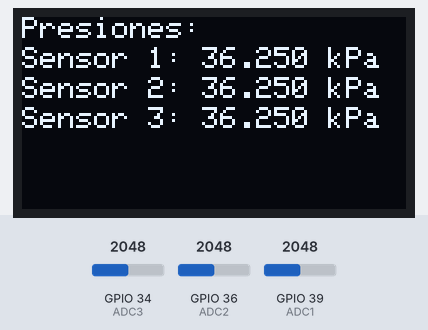
Recording of a sketch running on a simulated ESP32. Shown: 128×64 one-colour display. Inputs (shaded band) come from the test bench; at power-on: GPIO 34 (ADC3) = 2048, GPIO 36 (ADC2) = 2048, GPIO 39 (ADC1) = 2048 (analog values on the 0–4095 scale). What the sketch prints to the serial monitor is not drawn.

Above: at 1.2 s.
1.3 s: GPIO 34 (ADC3) set to 2094
At 3.3 s:
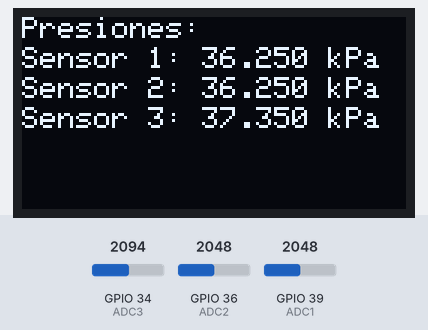
3.7 s: GPIO 36 (ADC2) set to 2866
At 4.8 s:
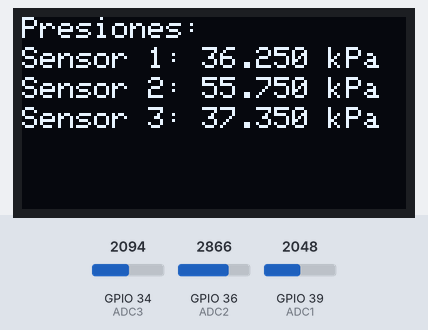
5.8 s: GPIO 39 (ADC1) set to 2866
At 7.5 s:
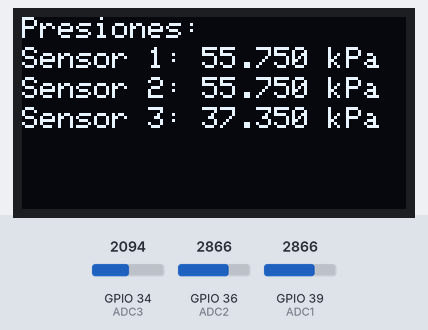
7.8 s: GPIO 34 (ADC3) set to 2047
At 9.1 s:
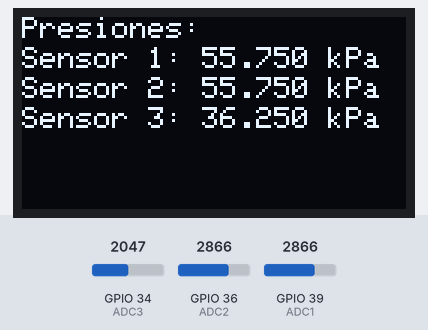
9.9 s: GPIO 36 (ADC2) set to 3603
At 11.7 s:
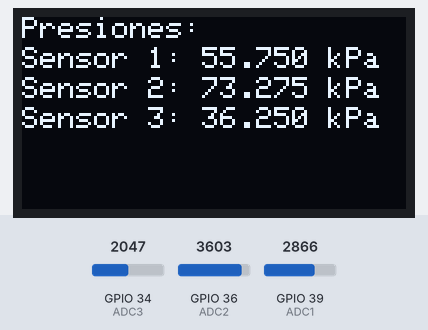
12.0 s: GPIO 39 (ADC1) set to 3603
At 13.3 s:
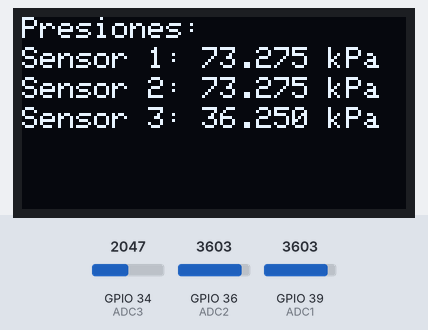
Timing chart, 0 to 15.0 s (numbered marks = the images above; inputs shaded):
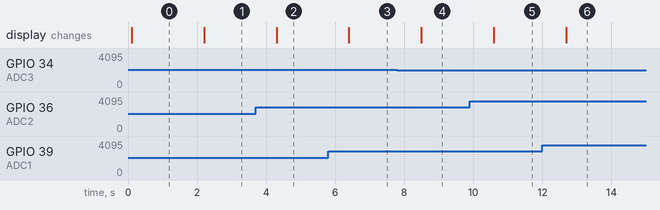

The sketch:

SensorPresion_ESP32_DisplayOLED.ino
```cpp
// Código realizado para utilizar sensores de presión XGZP6847A
// con el microcontrolador ESP32 y un display OLED

#include <SPI.h>
#include <Adafruit_GFX.h>
#include <Adafruit_SSD1306.h>
// #include "LUT.h" ; Incluir sólo si se requiere mayor precisión en las mediciones

// Definir pines SPI para el OLED
#define OLED_MOSI 23  // Pin SDA
#define OLED_CLK 18   // Pin SCLk
#define OLED_DC 19    // Pin DC
#define OLED_CS 5     // Pin CS
#define OLED_RESET 4  // Pin RST

// Crear objeto de pantalla OLED
Adafruit_SSD1306 display(128, 64, &SPI, OLED_DC, OLED_RESET, OLED_CS);

#define ADC1 39
#define ADC2 36
#define ADC3 34

float valorVolts1 = 0.0;
float presion1 = 0.0;

float valorVolts2 = 0.0;
float presion2 = 0.0;

float valorVolts3 = 0.0;
float presion3 = 0.0;

float num_muestras = 50.0; // Número de muestras a promediar para que el sistema sea más estable

float redondeadoA3(float value) {
    return round(value * 1000) / 1000.0;
}

void setup() {
  // Inicializar puerto serial y ajustar canales ADC
  Serial.begin(115200);
  analogReadResolution(12);
  analogSetAttenuation(ADC_11db);

  // Inicializar pantalla OLED
  if (!display.begin(SSD1306_SWITCHCAPVCC)) {
    Serial.println(F("No se pudo inicializar el OLED"));
    for (;;);
  }
  display.clearDisplay();
  display.display();
}

void loop() {
  // Obtener valores para promediar
  float promedio1 = 0.0;
  float valorVolts1_redondeo = 0.0;

  float promedio2 = 0.0;
  float valorVolts2_redondeo = 0.0;

  float promedio3 = 0.0;
  float valorVolts3_redondeo = 0.0;

  for (int ii = 0; ii < num_muestras; ii++) {
    promedio1 += (analogRead(ADC1));
    promedio2 += (analogRead(ADC2));
    promedio3 += (analogRead(ADC3));

    /*
    En caso de utilizar el archivo LUT.h de calibración se modifica esta sección a:

    int rawReading = analogRead(ADC1);
    int calibratedReading = (int)ADC_LUT[rawReading];
    promedio1 += calibratedReading;
    int rawReading2 = analogRead(ADC2);
    int calibratedReading2 = (int)ADC_LUT[rawReading2];
    promedio2 += calibratedReading2;
    int rawReading3 = analogRead(ADC3);
    int calibratedReading3 = (int)ADC_LUT[rawReading3];
    promedio3 += calibratedReading3;
    delay(50);
    */
  }

  promedio1 /= num_muestras;
  promedio2 /= num_muestras;
  promedio3 /= num_muestras;

  promedio1 = promedio1 > 4095 ? 4095 : promedio1;
  promedio2 = promedio2 > 4095 ? 4095 : promedio2;
  promedio3 = promedio3 > 4095 ? 4095 : promedio3;

  // Convertir a valores de presión
  valorVolts1 = 3.9 * promedio1 / (pow(2.0, 12.0) - 1.0); // Esta ecuación
  // depende de la resolución de los ADC y de la precisión de medición de cada ESP32.
  valorVolts1_redondeo = redondeadoA3(valorVolts1);
  presion1 = (valorVolts1_redondeo - 0.5) / 0.04; // Esta ecuación depende del rango de
  // medición de cada sensor de presión, lea el README para más información.

  valorVolts2 = 3.9 * promedio2 / (pow(2.0, 12.0) - 1.0);
  valorVolts2_redondeo = redondeadoA3(valorVolts2);
  presion2 = (valorVolts2_redondeo - 0.5) / 0.04;

  valorVolts3 = 3.9 * promedio3 / (pow(2.0, 12.0) - 1.0);
  valorVolts3_redondeo = redondeadoA3(valorVolts3);
  presion3 = (valorVolts3_redondeo - 0.5) / 0.04;

  // Imprimir valores en el monitor serial
  Serial.print("Sensor 1 = ");
  Serial.print(promedio1);
  Serial.print(" Dec , ");
  Serial.print(valorVolts1_redondeo, 3);
  Serial.print(" V , ");
  Serial.print(presion1, 3);
  Serial.println(" kPa");

  Serial.print("Sensor 2 = ");
  Serial.print(promedio2);
  Serial.print(" Dec , ");
  Serial.print(valorVolts2_redondeo, 3);
  Serial.print(" V , ");
  Serial.print(presion2, 3);
  Serial.println(" kPa");

  Serial.print("Sensor 3 = ");
  Serial.print(promedio3);
  Serial.print(" Dec , ");
  Serial.print(valorVolts3_redondeo, 3);
  Serial.print(" V , ");
  Serial.print(presion3, 3);
  Serial.println(" kPa");

  // Mostrar valores en el OLED
  display.clearDisplay();
  display.setTextSize(1); // Valor ajustable
  display.setTextColor(SSD1306_WHITE);

  display.setCursor(0, 0); // Valor ajustable
  display.print("Presiones:");

  display.setCursor(0, 10); // Valor ajustable
  display.print("Sensor 1: ");
  display.print(presion1, 3);
  display.print(" kPa");

  display.setCursor(0, 20); // Valor ajustable
  display.print("Sensor 2: ");
  display.print(presion2, 3);
  display.print(" kPa");

  display.setCursor(0, 30); // Valor ajustable
  display.print("Sensor 3: ");
  display.print(presion3, 3);
  display.print(" kPa");

  display.display();

  delay(1000); // Actualizar cada segundo
}
```

Measured:
- the behaviour switches between 2048 and 2049 on GPIO 34 (ADC3) (found by bisection; images 0 and 1)
- after the input at 1.3 s, the display: changes after 0.90 s (image 1)
- after the input at 3.7 s, the display: changes after 0.60 s (image 2)
- after the input at 5.8 s, the display: changes after 0.60 s (image 3)
- after the input at 7.8 s, the display: changes after 0.70 s (image 4)
- after the input at 9.9 s, the display: changes after 0.70 s (image 5)
- after the input at 12.0 s, the display: changes after 0.69 s (image 6)
